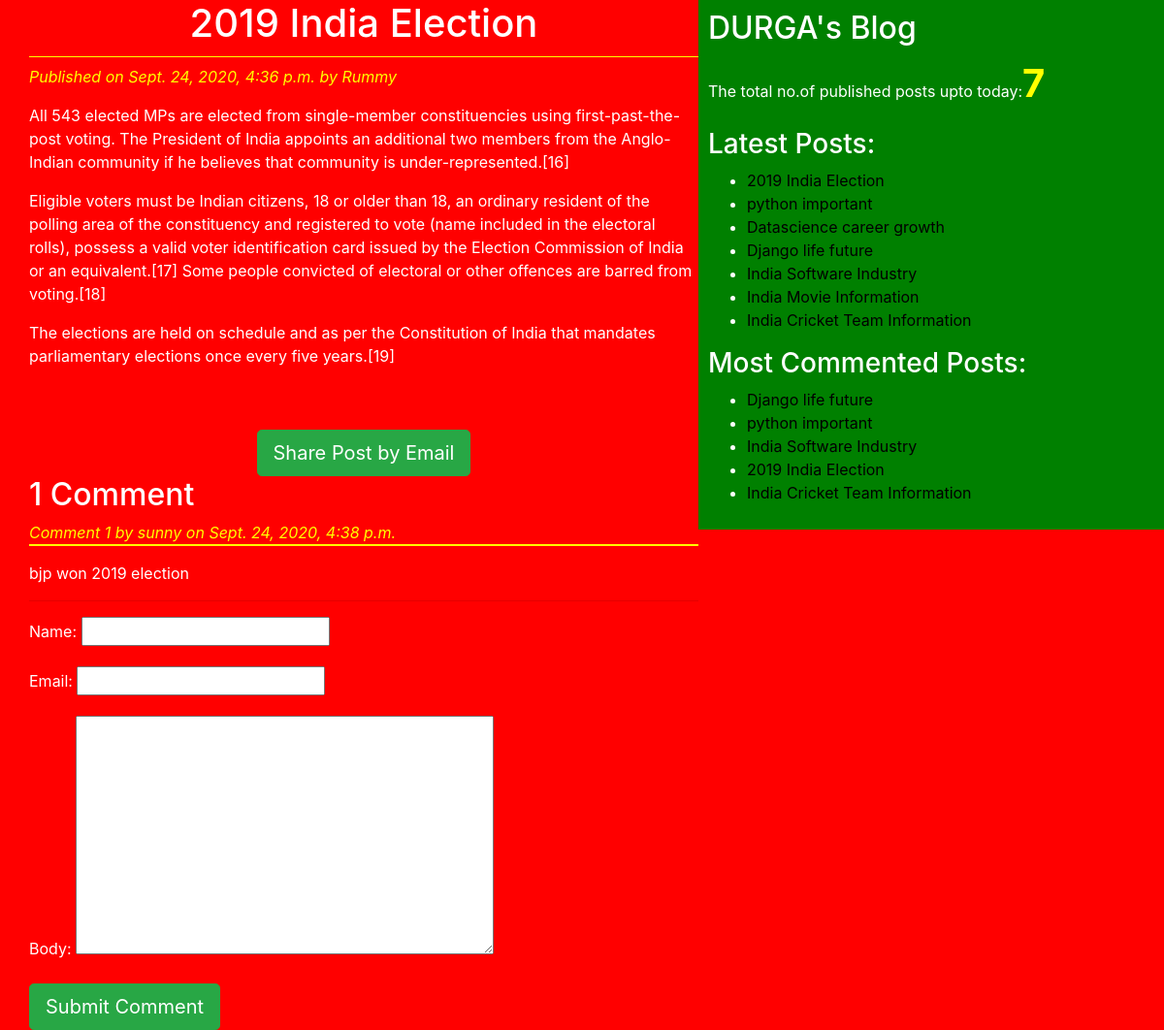
Page /2020/09/24/2019-india-election/ on the committed database.
### blogapp/models.py (models this page shows, shortened)
class Post(models.Model):
    STATUS_CHOICES=(('draft','Draft'),('published','Published'))
    title=models.CharField(max_length=256)
    slug=models.SlugField(max_length=264,unique_for_date='publish')
    author=models.ForeignKey(User,on_delete=models.CASCADE)
    body=models.TextField()
    publish=models.DateTimeField(default=timezone.now)
    created=models.DateTimeField(auto_now_add=True)
    updated=models.DateTimeField(auto_now=True)
    status=models.CharField(max_length=10,choices=STATUS_CHOICES,default='draft')
    objects=CustomManager()
    tags=TaggableManager()
    class Meta:
        ordering=('-publish',)  #descending ordering
    def __str__(self):
        return self.title
    def get_absolute_url(self):
        return reverse('post_detail',args=[self.publish.year,self.publish.strftime('%m'),self.publish.strftime('%d'),self.slug])

class Comment(models.Model):
    post=models.ForeignKey(Post,on_delete=models.CASCADE,related_name='comments')
    name=models.CharField(max_length=32)
    email=models.EmailField()
    body=models.TextField()
    created=models.DateTimeField(auto_now_add=True)
    updated=models.DateTimeField(auto_now=True)
    active=models.BooleanField(default=True)
    class Meta:
        ordering=('-created',)

### blogapp/views.py (the view)
# urls.py: re_path(r'^(?P<year>\d{4})/(?P<month>\d{2})/(?P<day>\d{2})/(?P<post>[-\w]+)/$', views.post_detail_view,name='post_detail'),
def post_detail_view(request,year,month,day,post):
    post=get_object_or_404(Post,slug=post,status='published',
                                          publish__year=year,
                                          publish__month=month,
                                          publish__day=day)
    comments=post.comments.filter(active=True)
    csubmit=False
    if request.method=='POST':
        form=CommentForm(request.POST)
        if form.is_valid():
            new_comment=form.save(commit=False)
            new_comment.post=post
            new_comment.save()
            csubmit=True
    else:
        form=CommentForm()
    return render(request,'blogapp/post_detail.html',{'post':post,'form':form,'csubmit':csubmit,'comments':comments})

### blogapp/forms.py
class CommentForm(forms.ModelForm):
    class Meta:
        model=Comment
        fields=('name','email','body')

### blogapp/models.py (called while the page is built)
    def get_queryset(self):
        return super().get_queryset().filter(status='published')

### blogapp/templatetags/blog_tags.py (called while the page is built)
@register.simple_tag(name='my_tag')
def total_posts():
    return Post.objects.count()

@register.inclusion_tag('blogapp/latest_posts123.html')
def show_latest_posts(count=3):
    latest_posts=Post.objects.order_by('-publish')[:count]
    return {'latest_posts':latest_posts}

@register.simple_tag
def get_most_commented_posts(count=5):
    return Post.objects.annotate(total_comments=Count('comments')).order_by('-total_comments')[:count]

### templates/blogapp/post_detail.html (shortened to what this page needs)
<!DOCTYPE html>
{% extends "blogapp/base.html" %}
        {% block content_block %}
        <h1>{{post.title}}</h1>
        <p id='date' > Published on {{post.publish}} by {{post.author|title}}</p>
            {{post.body|linebreaks}}<br><br>
            <div class="container" align='center'>
              <a href="/{{post.id}}/share" class="btn btn-lg btn-success">Share Post by Email</a>
            </div>
            {% with comments.count as comments_count %}
              <h2>{{comments_count}} Comment {{comments_count|pluralize}} </h2>
            {% endwith %}
            {% if comments %}
                  {% for comment in comments %}
                          <p id='ch' > Comment {{forloop.counter}} by {{comment.name}} on {{comment.created}} </p>
                          <div class="cb">
                            {{comment.body|linebreaks}}
                          </div>
                  {% endfor %}
                  <hr>
                  {% else %}
                          <p>There are no Comments yet....!!!</p>
            {% endif %}
            {% if csubmit %}
                <h2>Your Comment Added Successsfully </h2>
                {% else %}
                    <form method="post">
                       {{form.as_p}}
                       <input type="submit" class="btn btn-lg btn-success" value="Submit Comment">
                {% endif %}
                    </form>
            {% endblock %}

### templates/blogapp/base.html (shortened to what this page needs)
<!DOCTYPE html>
{% load blog_tags %}
{% load static %}
<html lang="en" dir="ltr">
  <head>
    <link rel="stylesheet" href="https://stackpath.bootstrapcdn.com/bootstrap/4.5.2/css/bootstrap.min.css">
    <link rel="stylesheet" href="{% static "css/blog2.css" %}">
  </head>
  <body>
    <div class="content">
      {% block content_block %}
      {% endblock %}
    </div>
    <div class="sidebar">
      <h2>DURGA's Blog</h2>
      <p>The total no.of published posts upto today:<span id='pcount'>{% my_tag %} </span> </p>
       <h3>Latest Posts:</h3>{% show_latest_posts 100 %}
        <h3>Most Commented Posts:</h3>
        {% get_most_commented_posts as most_commented_posts %}
        <ul>
              {% for post in most_commented_posts %}
              <li><a href="{{post.get_absolute_url}}">{{post.title}}</a></li>
              {% endfor %}
        </ul>
    </div>
  </body>
</html>

### templates/blogapp/latest_posts123.html
<ul>
  {% for post in latest_posts %}
  <li><a href="{{post.get_absolute_url}}">{{post.title}}</a>
</li>
  {% endfor %}
</ul>

### static/css/blog2.css (style rules this page uses)
.content { width: 60% ; float: left; padding: 0 0 0 30px; height: 100%; }
.sidebar { width: 40%; float: right; padding: 10px; background: green; height: 100%; }
h1 { text-align: center; border-bottom: 1px solid yellow; padding-bottom: 10px; }
body { color: white; background: red; }
#date { color: yellow; font-style: italic; }
a { color: black; }
#ch { color: yellow; font-style: italic; border-bottom: 2px solid yellow; }
#pcount { font-size: 40px; color: yellow; font-weight: bold; }

### rows in the picture
Post: title "2019 India Election", publish "Sept. 24, 2020, 4:36 p.m.", author "Rummy", body "All 543 elected MPs are elected from single-member constituencies using first-past-the-post voting. The President of India appoints an additional two members from the Anglo-Indian community if he believes that community is under-represented.[16] Eligible voters must be Indian citizens, 18 or older than 18, an ordinary resident of the polling area of the constituency and registered to vote (name included in the electoral rolls), possess a valid voter identification card issued by the Election Commission of India or an equivalent.[17] Some people convicted of electoral or other offences are barred from voting.[18] The elections are held on schedule and as per the Constitution of India that…"
Comment: name "sunny", created "Sept. 24, 2020, 4:38 p.m.", body "bjp won 2019 election"
Post: title "python important"
Post: title "Datascience career growth"
Post: title "Django life future"
Post: title "India Software Industry"
Post: title "India Movie Information"
Post: title "India Cricket Team Information"

### other values in the picture
{{ comments_count }} "1"
